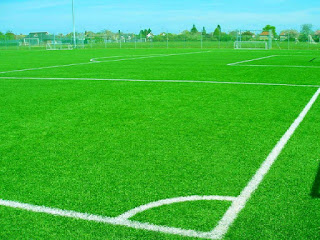
//> input picture 6/lap.jpg, 320 x 240 px
$ ./corner   (built with g++ and OpenCV 4)
//> lines starting //> are read from the running program, lines starting //| are printed output that depends on the picture
#include "opencv2/core.hpp"
#include "opencv2/imgproc.hpp"
#include "opencv2/imgcodecs.hpp"
#include "opencv2/highgui.hpp"
#include <iostream>

using namespace cv;
using namespace std;


int main( int argc, char** argv )
{
    Mat src, src_gray;
    int blockSize = 10, apertureSize = 15, k = 0.02,thresh = 180;
    src = imread("lap.jpg");
//> src is the input picture: 240 rows x 320 cols, CV_8UC3; mean B, G, R 67.9, 185.9, 68.9
    if ( src.empty() )
    {
        cout << "Could not open or find the image!\n" << endl;
        return -1;
    }
    cvtColor( src, src_gray, COLOR_BGR2GRAY );
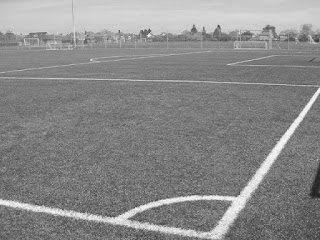
//> src_gray: 240 rows x 320 cols, CV_8UC1; min 32, max 252, mean 137.5
    Mat dst = Mat::zeros( src.size(), CV_32FC1 );
    cornerHarris( src_gray, dst, blockSize, apertureSize, k );
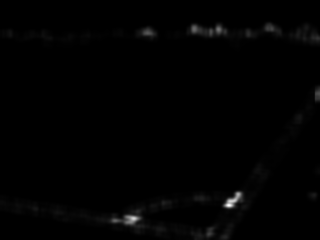
//> dst: 240 rows x 320 cols, CV_32FC1; min 34.64, max 1.18e+10, mean 100485264; drawn with min black and max white
    Mat dst_norm, dst_norm_scaled;
    normalize( dst, dst_norm, 0, 255, NORM_MINMAX, CV_32FC1, Mat() );
    convertScaleAbs( dst_norm, dst_norm_scaled );
    for( int i = 0; i < dst_norm.rows ; i++ )
    {
        for( int j = 0; j < dst_norm.cols; j++ )
        {
            if( (int) dst_norm.at<float>(i,j) > thresh )
            {
                circle( dst_norm_scaled, Point(j,i), 5,  255, 2, 8, 0 );
            }
        }
    }
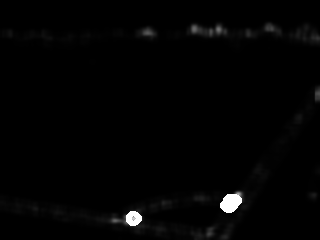
//> dst_norm_scaled: 240 rows x 320 cols, CV_8UC1; min 0, max 255, mean 3.3
    imshow( "hasil deteksi", dst_norm_scaled );
    imshow("gambar awal", src);
    waitKey();
    return 0;
}
